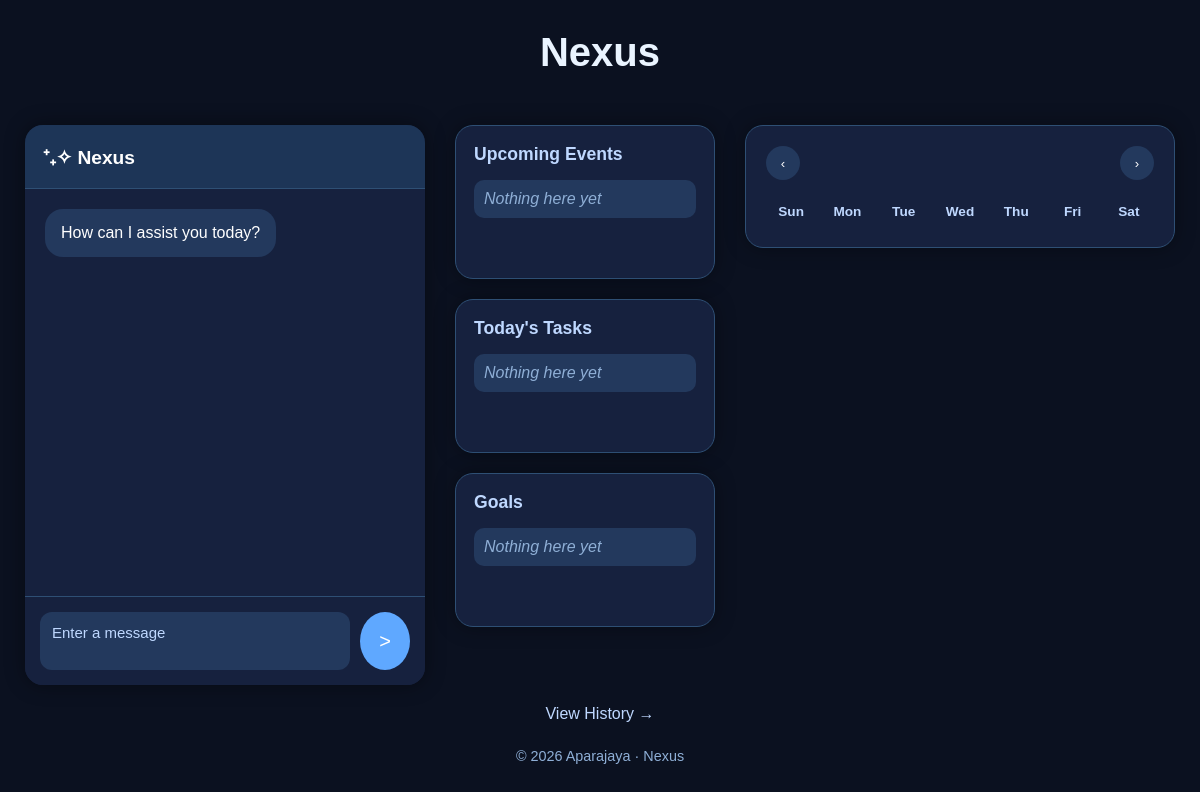
Before: / with the older database file.
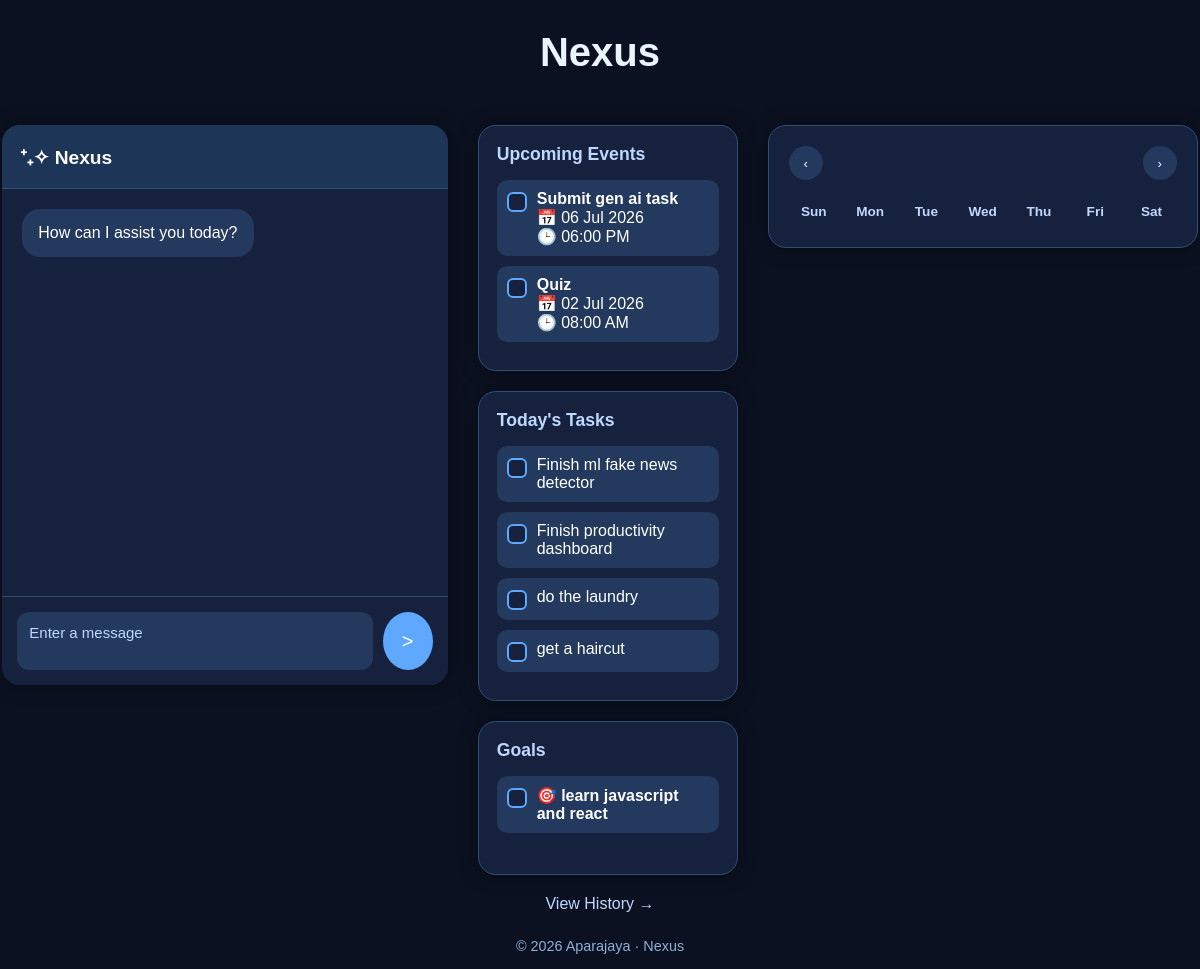
After: the same page with the newer database file.
### tables this page shows
CREATE TABLE TASKS (
    id INTEGER PRIMARY KEY AUTOINCREMENT,
    history_id INTEGER NOT NULL,
    intent TEXT NOT NULL,
    title TEXT,
    datetime TEXT,
    date TEXT,
    time TEXT,
    details TEXT,
    completed BOOLEAN DEFAULT 0,
    timestamp DATETIME DEFAULT CURRENT_TIMESTAMP,
    FOREIGN KEY (history_id) REFERENCES HISTORY(id)
);

### app.py (the view)
@app.route('/', methods=['GET','POST'])
def home():
    return render_template('index.html', todos=get_tasks_by_intent('Todo'), events=get_tasks_by_intent('Event'), goals=get_tasks_by_intent('Goal'))

### app.py (called while the page is built)
def get_tasks_by_intent(intent_name):
    cursor.execute("""
        SELECT id, title, date, time, details, completed
        FROM TASKS
        WHERE intent = ?
        ORDER BY completed ASC, timestamp DESC
    """, (intent_name,))
    tasks = [
            {
                "id": task_id,
                "intent": intent_name,
                "title": title,
                "date": date,
                "time": time,
                "details": details,
                "completed": completed
            }
            for task_id, title, date, time, details, completed
            in cursor.fetchall()
        ]
    return tasks

### templates/index.html (shortened to what the changed rows need)
<!DOCTYPE html>
<html>
    <head>
        <link rel="stylesheet" href="{{ url_for('static', filename='css/style.css') }}">
    </head>
    <body>
        <h1>Nexus</h1>
        <div class="dashboard">
            <div class="chat-bot">
                <header>
                    <h2>⁺₊✧ Nexus</h2>
                </header>
            </div>
            <div class="lists">
                <div class="event">
                    <h2>Upcoming Events</h2>
                    <ul class="task-list">
                    {% if events %}
                        {% for item in events %}
                        <li class="task-item {% if item.completed %}completed{% endif %}">
                            <label class="task-entry">
                                <input
                                    type="checkbox"
                                    class="task-check"
                                    data-id="{{ item.id }}"
                                >
                                <div>
                                    <strong>{{ item.title }}</strong><br>
                                    {% if item.date %}
                                        📅 {{ item.date }}<br>
                                    {% endif %}
                                    {% if item.time %}
                                        🕒 {{ item.time }}
                                    {% endif %}
                                </div>
                            </label>
                        </li>
                        {% endfor %}
                    {% else %}
                        <li class="placeholder">Nothing here yet</li>
                    {% endif %}
                    </ul>
                </div>
                <div class="todo">
                    <h2>Today's Tasks</h2>
                    <ul class="task-list">
                        {% if todos %}
                            {% for item in todos %}
                            <li class="task-item {% if item.completed %}completed{% endif %}">
                                <label class="task-entry">
                                    <input
                                        type="checkbox"
                                        class="task-check"
                                        data-id="{{ item.id }}"
                                    >
                                    <div>
                                        <span>{{ item.title }}</span>
                                    </div>
                                </label>
                            </li>
                            {% endfor %}
                        {% else %}
                            <li class="placeholder">Nothing here yet</li>
                        {% endif %}
                    </ul>
                </div>
                <div class="goal">
                    <h2>Goals</h2>
                    <ul class="task-list">
                        {% if goals %}
                            {% for item in goals %}
                            <li class="task-item {% if item.completed %}completed{% endif %}">
                                <label class="task-entry">
                                    <input
                                        type="checkbox"
                                        class="task-check"
                                        data-id="{{ item.id }}"
                                    >
                                    <div>
                                        <strong>🎯 {{ item.title }}</strong>
                                    </div>
                                </label>
                            </li>
                            {% endfor %}
                        {% else %}
                            <li class="placeholder">Nothing here yet</li>
                        {% endif %}
                    </ul>
                </div>
            </div>
        </div>
    </body>
</html>

Changed rows visible on the page:
added TASKS: title "Submit gen ai task", date "06 Jul 2026", time "06:00 PM", shown under "Upcoming Events"
added TASKS: title "Quiz", date "02 Jul 2026", time "08:00 AM", shown under "Upcoming Events"
added TASKS: title "Finish ml fake news detector", shown under "Today's Tasks"
added TASKS: title "Finish productivity dashboard", shown under "Today's Tasks"
added TASKS: title "do the laundry", shown under "Today's Tasks"
added TASKS: title "get a haircut", shown under "Today's Tasks"
added TASKS: title "learn javascript and react", shown under "Goals"
Other visible differences:
text no longer shown: "Nothing here yet Nothing here yet Nothing here yet"
